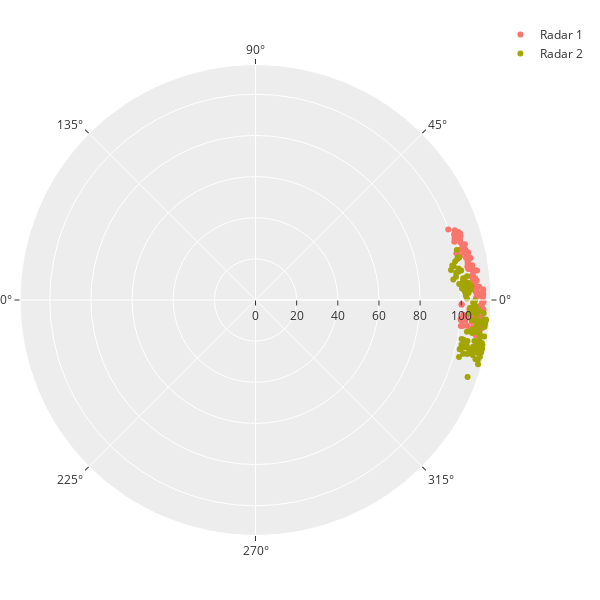

The code cell stored with this chart in its notebook:
### Markdown cell above
#### Plotting the Bearing

### Code cell
fig = go.Figure()

fig.add_trace(
    go.Scatterpolar(
        r = [b[3] for b in bearing],
        theta = [b[0] for b in bearing],
        mode = 'markers',
        name="Radar 1"
    )
)

fig.add_trace(
    go.Scatterpolar(
        r = [b[4] for b in bearing],
        theta = [b[1] for b in bearing],
        mode = 'markers',
        name="Radar 2"
    )
)

fig.update_layout(
    margin=dict(l=20, r=20, b=20, t=20),
    height=600, width=600,
    yaxis=dict(scaleanchor="x", scaleratio=1),
    xaxis_zeroline=True,
    yaxis_zeroline=True,
    xaxis_zerolinecolor='#969696',
    yaxis_zerolinecolor='#969696',
    xaxis_range=[-25, 25],
    yaxis_range=[-25, 25],
)

fig.show()
